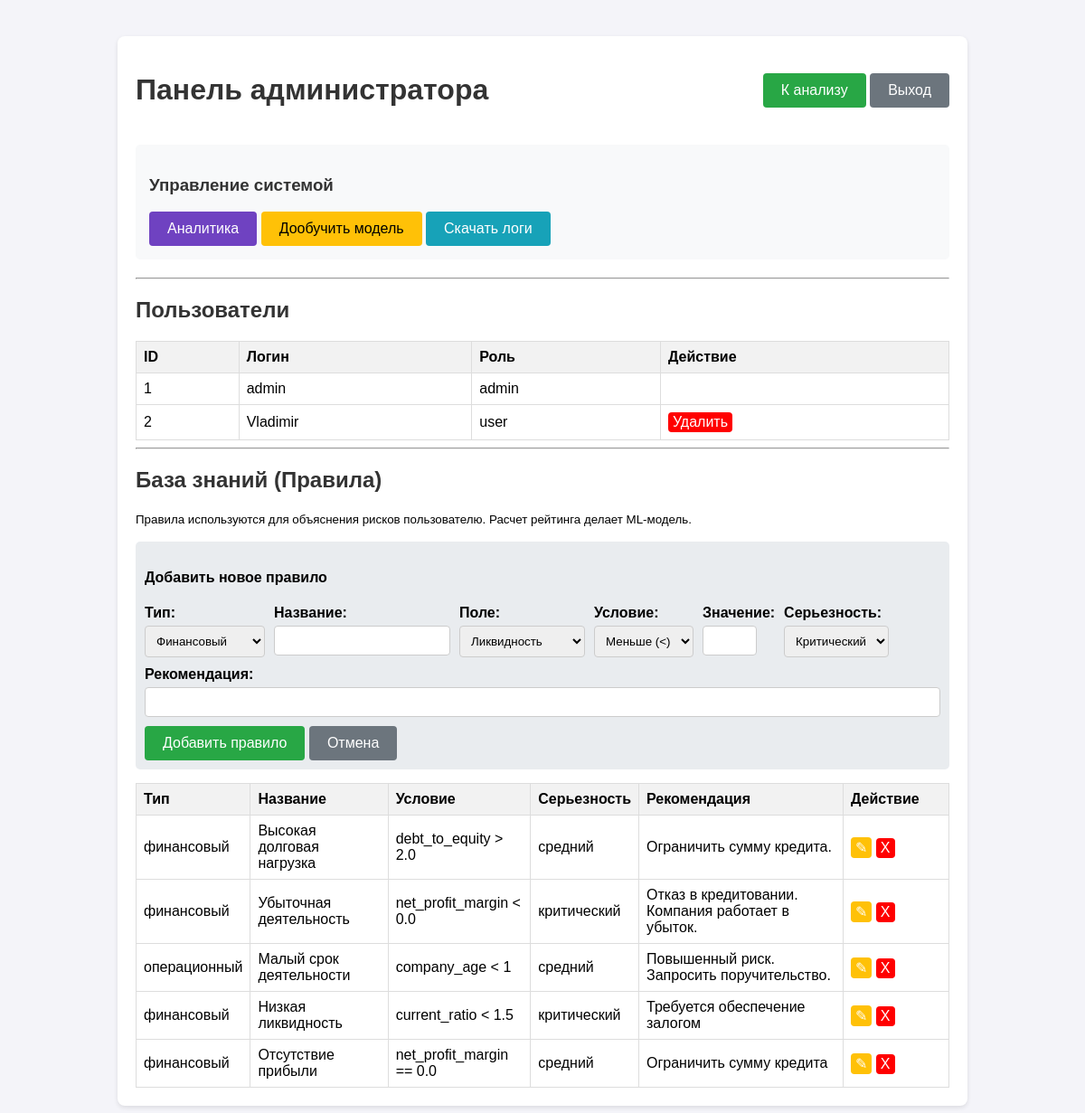
The page /admin (signed in) on the database its author committed.
### app/models/models.py (models this page shows)
class User(Base):
    __tablename__ = "users"
    id = Column(Integer, primary_key=True, index=True)
    username = Column(String, unique=True, index=True)
    hashed_password = Column(String) # В реальном проекте храним хэш!
    role = Column(String, default="user") # admin, operator, user
    applications = relationship("CreditApplication", back_populates="user", cascade="all, delete-orphan")

class KnowledgeRule(Base):
    __tablename__ = "knowledge_rules"
    id = Column(Integer, primary_key=True, index=True)
    risk_type = Column(String) # финансовый, отраслевой...
    rule_name = Column(String) # Название правила
    condition_json = Column(JSON) # {"field": "current_ratio", "op": "<", "val": 1.5}
    severity = Column(String)
    recommendation = Column(String)

### app/api/admin.py (the view)
@router.get("/admin", response_class=HTMLResponse)
async def admin_panel(request: Request, user = Depends(require_admin), db: Session = Depends(get_db)):
    users_list = db.query(User).all()
    rules_list = db.query(KnowledgeRule).all()
    return templates.TemplateResponse("admin/admin.html", {"request": request, "user": user, "users": users_list, "rules": rules_list})

### app/templates/admin/admin.html (shortened to what this page needs)
{% extends "base.html" %}
{% block content %}
<div style="display: flex; justify-content: space-between; align-items: center;">
    <h1>Панель администратора</h1>
    <div>
        <a href="/"><button style="background-color: #28a745;">К анализу</button></a>
        <a href="/logout"><button style="background-color: #6c757d;">Выход</button></a>
    </div>
</div>
<div style="margin: 20px 0; padding: 15px; background: #f8f9fa; border-radius: 5px;">
    <h3>Управление системой</h3>
    <a href="/admin/stats"><button style="background-color: #6f42c1;">Аналитика</button></a>
    <button onclick="startRetrain()" style="background-color: #ffc107; color: black;">Дообучить модель</button>
    <a href="/admin/download_log"><button style="background-color: #17a2b8;">Скачать логи</button></a>
</div>
<hr>
<h2>Пользователи</h2>
<table border="1" cellpadding="5" style="width: 100%; border-collapse: collapse;">
    <tr style="background: #eee;">
        <th>ID</th><th>Логин</th><th>Роль</th><th>Действие</th>
    </tr>
    {% for u in users %}
    <tr>
        <td>{{ u.id }}</td>
        <td>{{ u.username }}</td>
        <td>{{ u.role }}</td>
        <td>
            {% if u.role != 'admin' %}
            <form action="/admin/delete_user/{{ u.id }}" method="post" style="display:inline;">
                <button type="submit" style="background-color: red; color: white; padding: 2px 5px;">Удалить</button>
            </form>
            {% endif %}
        </td>
    </tr>
    {% endfor %}
</table>
<hr>
<h2>База знаний (Правила)</h2>
<p><small>Правила используются для объяснения рисков пользователю. Расчет рейтинга делает ML-модель.</small></p>
<div style="background: #e9ecef; padding: 10px; margin-bottom: 15px; border-radius: 5px;">
    <h4 id="form_title">Добавить новое правило</h4>
    <form action="/admin/add_rule" method="post" id="rule_form">
        <div style="display: flex; gap: 10px; flex-wrap: wrap;">
            <div>
                <label>Тип:</label>
                <select name="risk_type" id="edit_risk_type">
                    <option value="финансовый">Финансовый</option>
                </select>
            </div>
            <div>
                <label>Название:</label>
                <input type="text" name="rule_name" id="edit_rule_name" required>
            </div>
            <div>
                <label>Поле:</label>
                <select name="field" id="edit_field">
                    <option value="current_ratio">Ликвидность</option>
                </select>
            </div>
            <div>
                <label>Условие:</label>
                <select name="op" id="edit_op">
                    <option value="<">Меньше (<)</option>
                </select>
            </div>
            <div>
                <label>Значение:</label>
                <input type="text" name="val" id="edit_val" required style="width: 60px;">
            </div>
            <div>
                <label>Серьезность:</label>
                <select name="severity" id="edit_severity">
                    <option value="критический">Критический</option>
                </select>
            </div>
        </div>
        <div style="margin-top: 10px;">
            <label>Рекомендация:</label>
            <input type="text" name="recommendation" id="edit_recommendation" style="width: 100%;" required>
        </div>
        <button type="submit" id="submit_btn" style="margin-top: 10px;">Добавить правило</button>
        <button type="button" onclick="resetForm()" style="margin-top: 10px; background-color: #6c757d;">Отмена</button>
    </form>
</div>
<table border="1" cellpadding="5" style="width: 100%; border-collapse: collapse;">
    <thead>
        <tr style="background: #eee;">
            <th>Тип</th>
            <th>Название</th>
            <th>Условие</th>
            <th>Серьезность</th>
            <th>Рекомендация</th>
            <th style="width: 100px;">Действие</th>
        </tr>
    </thead>
    <tbody>
        {% for r in rules %}
        <tr>
            <td>{{ r.risk_type }}</td>
            <td>{{ r.rule_name }}</td>
            <td>{{ r.condition_json.field }} {{ r.condition_json.op }} {{ r.condition_json.val }}</td>
            <td>{{ r.severity }}</td>
            <td>{{ r.recommendation }}</td>
            <td>
                <button
                    class="edit-btn"
                    data-id="{{ r.id }}"
                    data-type="{{ r.risk_type }}"
                    data-name="{{ r.rule_name }}"
                    data-field="{{ r.condition_json.field }}"
                    data-op="{{ r.condition_json.op }}"
                    data-val="{{ r.condition_json.val }}"
                    data-severity="{{ r.severity }}"
                    data-rec="{{ r.recommendation }}"
                    style="background-color: #ffc107; padding: 2px 5px; cursor: pointer;">
                    ✎
                </button>
                <form action="/admin/delete_rule/{{ r.id }}" method="post" style="display:inline;">
                    <button type="submit" style="background-color: red; color: white; padding: 2px 5px;">X</button>
                </form>
            </td>
        </tr>
        {% endfor %}
    </tbody>
</table>
{% endblock %}

### app/templates/base.html (style rules this page uses)
body { font-family: Arial, sans-serif; margin: 40px; background-color: #f4f4f9; }
h1, h2, h3 { color: #333; }
label { display: block; margin-bottom: 5px; font-weight: bold; }
input, textarea, select { width: 100%; padding: 8px; border: 1px solid #ccc; border-radius: 4px; box-sizing: border-box; }
button { background-color: #28a745; color: white; padding: 10px 20px; border: none; border-radius: 4px; cursor: pointer; font-size: 16px; }
a { text-decoration: none; color: #007bff; }
table { width: 100%; border-collapse: collapse; margin-top: 10px; }
th, td { border: 1px solid #ddd; padding: 8px; text-align: left; }
th { background-color: #f2f2f2; }

### rows shown on the page
User: id "1", username "admin", role "admin"
User: id "2", username "Vladimir", role "user"
KnowledgeRule: risk_type "финансовый", rule_name "Высокая долговая нагрузка", condition_json.field "debt_to_equity", condition_json.op ">", condition_json.val "2.0", severity "средний", recommendation "Ограничить сумму кредита."
KnowledgeRule: risk_type "финансовый", rule_name "Убыточная деятельность", condition_json.field "net_profit_margin", condition_json.op "<", condition_json.val "0.0", severity "критический", recommendation "Отказ в кредитовании. Компания работает в убыток."
KnowledgeRule: risk_type "операционный", rule_name "Малый срок деятельности", condition_json.field "company_age", condition_json.op "<", condition_json.val "1", severity "средний", recommendation "Повышенный риск. Запросить поручительство."
KnowledgeRule: risk_type "финансовый", rule_name "Низкая ликвидность", condition_json.field "current_ratio", condition_json.op "<", condition_json.val "1.5", severity "критический", recommendation "Требуется обеспечение залогом"
KnowledgeRule: risk_type "финансовый", rule_name "Отсутствие прибыли", condition_json.field "net_profit_margin", condition_json.op "==", condition_json.val "0.0", severity "средний", recommendation "Ограничить сумму кредита"
